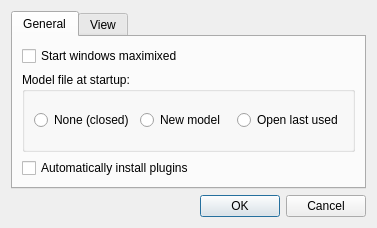
<?xml version="1.0" encoding="UTF-8"?>
<ui version="4.0">
 <class>DialogSystemPreferences</class>
 <widget class="QDialog" name="DialogSystemPreferences">
  <property name="geometry">
   <rect>
    <x>0</x>
    <y>0</y>
    <width>377</width>
    <height>228</height>
   </rect>
  </property>
  <property name="windowTitle">
   <string>System Preferences</string>
  </property>
  <layout class="QVBoxLayout" name="verticalLayout">
   <item>
    <widget class="QTabWidget" name="tabWidget">
     <property name="currentIndex">
      <number>0</number>
     </property>
     <widget class="QWidget" name="tab1">
      <attribute name="title">
       <string>General</string>
      </attribute>
      <layout class="QVBoxLayout" name="verticalLayout_2">
       <item>
        <widget class="QCheckBox" name="checkBox_2">
         <property name="text">
          <string>Start windows maximixed</string>
         </property>
        </widget>
       </item>
       <item>
        <widget class="QGroupBox" name="groupBox">
         <property name="sizePolicy">
          <sizepolicy hsizetype="Preferred" vsizetype="Minimum">
           <horstretch>0</horstretch>
           <verstretch>0</verstretch>
          </sizepolicy>
         </property>
         <property name="minimumSize">
          <size>
           <width>0</width>
           <height>70</height>
          </size>
         </property>
         <property name="title">
          <string>Model file at startup:</string>
         </property>
         <layout class="QHBoxLayout" name="horizontalLayout_2">
          <item>
           <widget class="QRadioButton" name="radioButton_3">
            <property name="text">
             <string>None (closed)</string>
            </property>
           </widget>
          </item>
          <item>
           <widget class="QRadioButton" name="radioButton_2">
            <property name="text">
             <string>New model</string>
            </property>
           </widget>
          </item>
          <item>
           <widget class="QRadioButton" name="radioButton">
            <property name="text">
             <string>Open last used</string>
            </property>
           </widget>
          </item>
         </layout>
        </widget>
       </item>
       <item>
        <widget class="QCheckBox" name="checkBox">
         <property name="text">
          <string>Automatically install plugins</string>
         </property>
        </widget>
       </item>
      </layout>
     </widget>
     <widget class="QWidget" name="tab2">
      <attribute name="title">
       <string>View</string>
      </attribute>
     </widget>
    </widget>
   </item>
   <item>
    <widget class="QDialogButtonBox" name="buttonBox">
     <property name="orientation">
      <enum>Qt::Horizontal</enum>
     </property>
     <property name="standardButtons">
      <set>QDialogButtonBox::Cancel|QDialogButtonBox::Ok</set>
     </property>
    </widget>
   </item>
  </layout>
 </widget>
 <resources/>
 <connections>
  <connection>
   <sender>buttonBox</sender>
   <signal>accepted()</signal>
   <receiver>DialogSystemPreferences</receiver>
   <slot>accept()</slot>
   <hints>
    <hint type="sourcelabel">
     <x>248</x>
     <y>254</y>
    </hint>
    <hint type="destinationlabel">
     <x>157</x>
     <y>274</y>
    </hint>
   </hints>
  </connection>
  <connection>
   <sender>buttonBox</sender>
   <signal>rejected()</signal>
   <receiver>DialogSystemPreferences</receiver>
   <slot>reject()</slot>
   <hints>
    <hint type="sourcelabel">
     <x>316</x>
     <y>260</y>
    </hint>
    <hint type="destinationlabel">
     <x>286</x>
     <y>274</y>
    </hint>
   </hints>
  </connection>
 </connections>
</ui>
